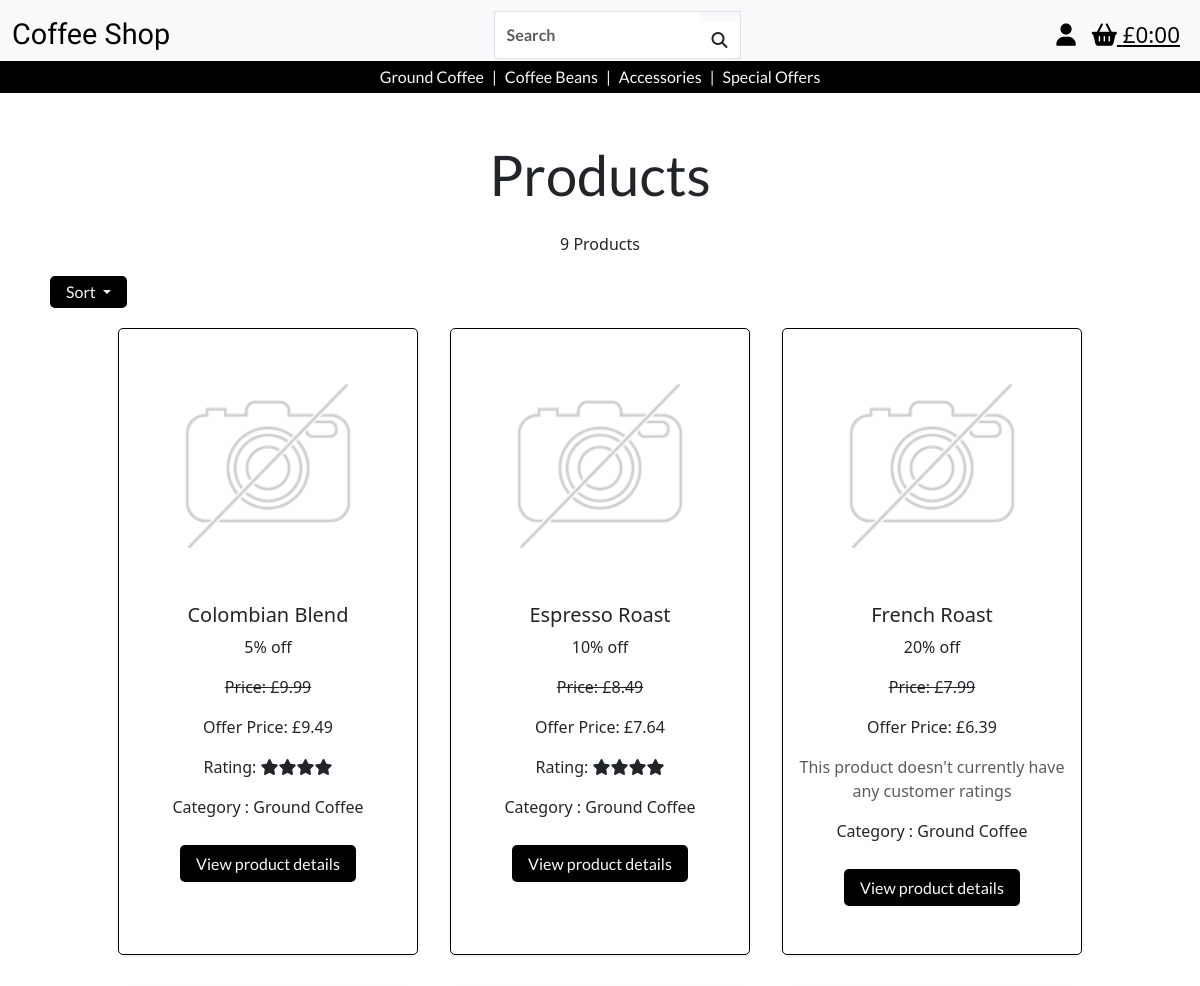
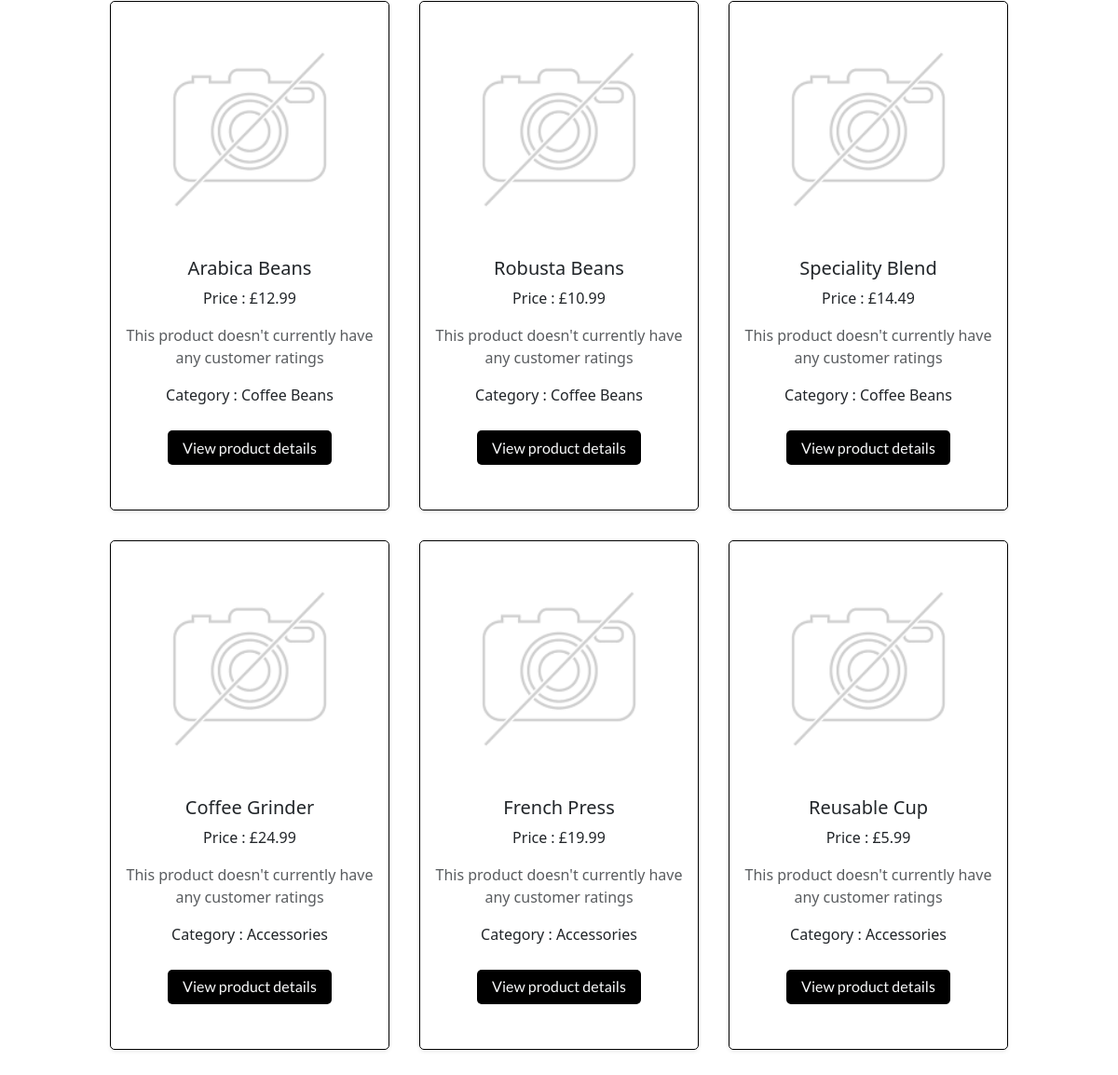
Screenshot of /products/ with the database file from the repository (2 pictures, top to bottom).
### products/models.py (models this page shows, shortened)
class Product(models.Model):
    category = models.ForeignKey(
        'Category', null=True, blank=True, on_delete=models.SET_NULL)
    sku = models.CharField(max_length=254, null=True, blank=True, unique=True)
    product_name = models.CharField(max_length=254)
    description = models.TextField()
    price = models.DecimalField(max_digits=6, decimal_places=2)
    image_url = models.URLField(max_length=1024, null=True, blank=True)
    image = models.ImageField(null=True, blank=True)

class Category(models.Model):
    class Meta:
        verbose_name_plural = 'Categories'
    name = models.CharField(max_length=254)
    friendly_name = models.CharField(max_length=254, null=True, blank=True)

### promotions/models.py (models this page shows)
class Discount(models.Model):
    product = models.OneToOneField(Product, on_delete=models.CASCADE, related_name='discount', primary_key=True)
    percentage = models.PositiveIntegerField(validators=[MaxValueValidator(50)])
    def apply_discount(self, price):
        discounted_price = price - (price * self.percentage / 100)
        return round(discounted_price, 2)
    def discounted_price(self):
        return self.apply_discount(self.product.price)
    def __str__(self):
        return f"{self.percentage}% off"

### products/views.py (the view, shortened to what this page needs)
# urls.py: path('', views.all_products, name='products'),
def all_products(request):
    products = Product.objects.all()
    query = None
    sort = None
    direction = None
    category = None
    sortkey = 'id'
    products = products.annotate(avg_rating=Round(Avg('reviews__rating')))
    current_sorting = f'{sort}_{direction}'
    context = {
        'products': products,
        'search_term': query,
        'current_sorting': current_sorting,
        'selected_category': category,
    }
    return render(request, 'products/products.html', context)

### bag/contexts.py (called while the page is built, shortened)
def bag_contents(request):
    bag_items = []
    total = 0
    product_count = 0
    bag = request.session.get('bag', {})
    if total < settings.FREE_DELIVERY_THRESHOLD:
        delivery = total * Decimal(settings.STANDARD_DELIVERY_PERCENTAGE / 100)
        free_delivery_delta = settings.FREE_DELIVERY_THRESHOLD - total
    else:
        delivery = 0
        free_delivery_delta = 0
    grand_total = delivery + total
    context = {
        'bag_items' : bag_items,
        'total' : total,
        'product_count' : product_count,
        'delivery': delivery,
        'free_delivery_delta' : free_delivery_delta,
        'free_delivery_threshold' : settings.FREE_DELIVERY_THRESHOLD,
        'grand_total' : grand_total,
    }
    return context

### products/templates/products/products.html (shortened to what this page needs)
{% extends 'base.html' %} {% load static %} {% block extra_css %}
<link rel="stylesheet" href="{% static 'css/products.css' %}" />
{% endblock%} {% block content %}
<div class="container-fluid">
  <div class="row">
    <div class="col text-center mt-5 header">
      <h1 class="header">Products</h1>
    </div>
  </div>
  <div class="container">
    <div class="col-8 text-center offset-2">
      <p class="mt-3">
        {{ products|length }} Products{% if search_term %} found for '<strong>{{ search_term }}</strong>'{% endif %}
      </p>
    </div>
    <div class="row">
      <div class="m-2">
        <a
          class="button dropdown-toggle"
          href="#"
          role="button"
          id="dropdownMenuLink"
          data-bs-toggle="dropdown"
          aria-expanded="false"
        >
          Sort
        </a>
      </div>
    </div>
  </div>
  <div class="row justify-content-center">
    {% for product in products %}
    <div class="col-10 col-sm-5 col-lg-3 m-3 product-container shadow-sm">
      {% if product.image %}
      <a href="{% url 'product_detail' product.id %}">
        <img
          class="card-img-top img-fluid"
          src="{{ product.image.url }}"
          alt="{{ product.name }}"
        />
      </a>
      {% else %}
      <a href="{% url 'product_detail' product.id %}">
        <img
          class="card-img-top img-fluid"
          src="{{ MEDIA_URL }}noimage.png"
          alt="{{ product.name }}"
        />
      </a>
      {% endif %}
      <div class="">
        <div class="row">
          <div class="text-center">
            {% if product.discount %}
              <h5>{{ product.product_name }}</h5>
              <p>{{product.discount}}</p>
              <p class="line-through">Price: £{{ product.price }}</p>
              <p>Offer Price: £{{ product.discount.discounted_price }}</p>
            {% else %}
              <h5>{{ product.product_name }}</h5>
              <p>Price : £{{ product.price }}</p>
            {% endif %}
            {% if product.avg_rating %}
              {% if product.avg_rating == 1 %}
                <p>Rating: <i class="fa-solid fa-star"></i></p>
              {% elif product.avg_rating == 2 %}
                <p>Rating: <i class="fa-solid fa-star"></i><i class="fa-solid fa-star"></i></p>
              {% elif product.avg_rating == 3 %}
                <p>Rating: <i class="fa-solid fa-star"></i><i class="fa-solid fa-star"></i><i class="fa-solid fa-star"></i></p>
              {% elif product.avg_rating == 4 %}
                <p>Rating: <i class="fa-solid fa-star"></i><i class="fa-solid fa-star"></i><i class="fa-solid fa-star"></i><i class="fa-solid fa-star"></i></p>
              {% elif product.avg_rating == 5 %}
                <p>Rating: <i class="fa-solid fa-star"></i><i class="fa-solid fa-star"></i><i class="fa-solid fa-star"></i><i class="fa-solid fa-star"></i><i class="fa-solid fa-star"></i></p>
              {% endif %}
            {% else %}
            <p class="text-muted">This product doesn't currently have any customer ratings</p>
            {% endif %}
            {% if product.category %}
            <p>Category : {{ product.category.friendly_name }}</p>
            {% endif %}
            <div class="d-inline-block">
              <a
                href="{% url 'product_detail' product.id %}"
                class="d-block button mb-5"
                >View product details</a
              >
            </div>
          </div>
        </div>
      </div>
    </div>
    {% endfor %}
  </div>
</div>
{% endblock %}

### static/css/base.css (style rules this page uses)
button, .button { color: #f8f9fa; font-family: "lato", sans-serif; font-weight: 400; text-decoration: none; background-color: black; padding: 0.4rem 1rem; border-radius: 5px; margin-top: 10px; }
.line-through { text-decoration: line-through; }
.header { font-size:3.5rem; font-family: 'lato', sans-serif; }

### static/css/products.css (style rules this page uses)
.product-container { border: 1px solid black; border-radius: 5px; display: flex; flex-direction: column; min-height: 100%; }
.line-through { text-decoration: line-through; }

### rows the page displays
Product: product_name "Colombian Blend", discount "5% off", price "9.99", discount.discounted_price "9.49", shows "Rating:", category.friendly_name "Ground Coffee"
Product: product_name "Espresso Roast", discount "10% off", price "8.49", discount.discounted_price "7.64", shows "Rating:", category.friendly_name "Ground Coffee"
Product: product_name "French Roast", discount "20% off", price "7.99", discount.discounted_price "6.39", shows "This product doesn't currently have any customer ratings", category.friendly_name "Ground Coffee"
Product: product_name "Arabica Beans", price "12.99", shows "This product doesn't currently have any customer ratings", category.friendly_name "Coffee Beans"
Product: product_name "Robusta Beans", price "10.99", shows "This product doesn't currently have any customer ratings", category.friendly_name "Coffee Beans"
Product: product_name "Speciality Blend", price "14.49", shows "This product doesn't currently have any customer ratings", category.friendly_name "Coffee Beans"
Product: product_name "Coffee Grinder", price "24.99", shows "This product doesn't currently have any customer ratings", category.friendly_name "Accessories"
Product: product_name "French Press", price "19.99", shows "This product doesn't currently have any customer ratings", category.friendly_name "Accessories"
Product: product_name "Reusable Cup", price "5.99", shows "This product doesn't currently have any customer ratings", category.friendly_name "Accessories"

### other values shown
{{ products|length }} "9"
